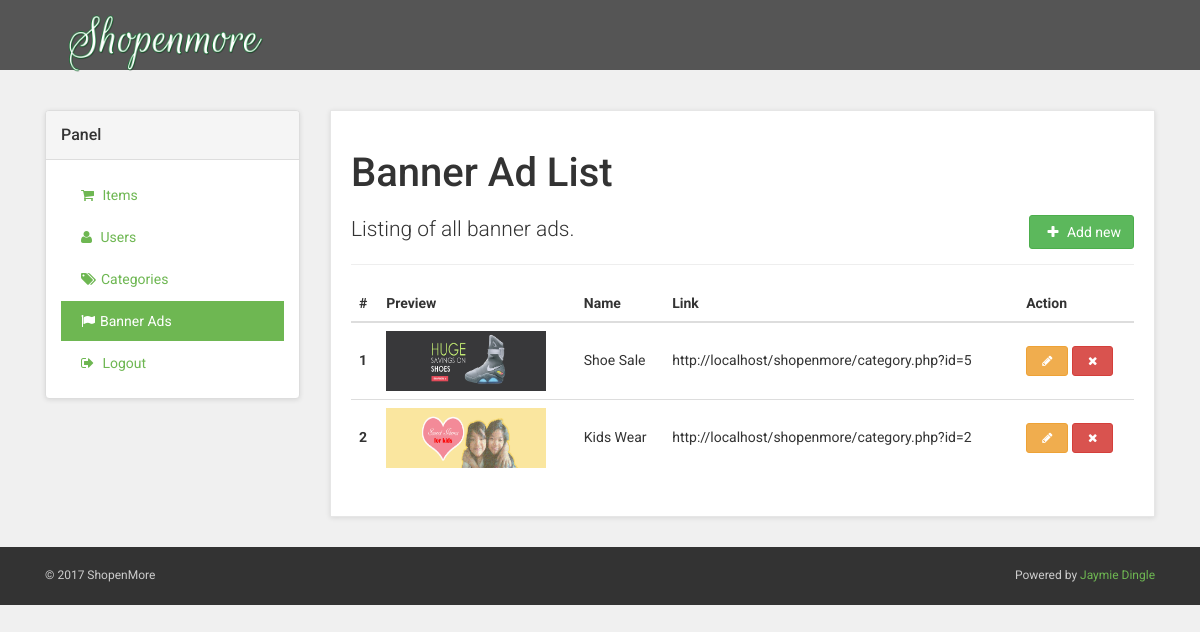
/admin/banners.php, run on the app's committed database.
### tables this page shows
CREATE TABLE `tb_banners` (
  `id` int(11) NOT NULL,
  `name` varchar(50) NOT NULL,
  `link` text NOT NULL,
  `image_url` text NOT NULL,
  `is_active` tinyint(1) NOT NULL DEFAULT '1'
);

CREATE TABLE `tb_site_info` (
  `id` int(11) NOT NULL,
  `title` varchar(50) NOT NULL,
  `tagline` text NOT NULL
);

### libs/meekrodb.2.3.class.php (called while the page is built, shortened)
<?php
class DB {
  protected static $mdb = null;
  public static function getMDB() {
    $mdb = DB::$mdb;
    if ($mdb === null) {
      $mdb = DB::$mdb = new MeekroDB();
    }
    $db_class_vars = get_class_vars('DB');
    return $mdb;
  }
  public static function query() { $args = func_get_args(); return call_user_func_array(array(DB::getMDB(), 'query'), $args); }
  public static function queryFirstRow() { $args = func_get_args(); return call_user_func_array(array(DB::getMDB(), 'queryFirstRow'), $args); }
}
class MeekroDB {
  public $dbName = '';
  public $user = '';
  public $password = '';
  public $host = 'localhost';
  public $port = null;
  public $encoding = 'latin1';
  public $param_char = '%';
  public $named_param_seperator = '_';
  public $connect_options = array(MYSQLI_OPT_CONNECT_TIMEOUT => 30);
  public $internal_mysql = null;
  public function __construct($host=null, $user=null, $password=null, $dbName=null, $port=null, $encoding=null) {
    if ($host === null) $host = DB::$host;
    if ($user === null) $user = DB::$user;
    if ($password === null) $password = DB::$password;
    if ($dbName === null) $dbName = DB::$dbName;
    if ($port === null) $port = DB::$port;
    if ($encoding === null) $encoding = DB::$encoding;
    $this->host = $host;
    $this->user = $user;
    $this->password = $password;
    $this->dbName = $dbName;
    $this->port = $port;
    $this->encoding = $encoding;
  }
  public function get() {
    $mysql = $this->internal_mysql;
    if (!($mysql instanceof MySQLi)) {
      if (! $this->port) $this->port = ini_get('mysqli.default_port');
      $mysql = new mysqli();
      foreach ($this->connect_options as $key => $value) {
        $mysql->options($key, $value);
      }
      $mysql->set_charset($this->encoding);
      $this->internal_mysql = $mysql;
    }
    return $mysql;
  }
  protected function preparseQueryParams() {
    $args = func_get_args();
    $sql = trim(strval(array_shift($args)));
    $args_all = $args;
    if (count($args_all) == 0) return array($sql);
    $param_char_length = strlen($this->param_char);
    $named_seperator_length = strlen($this->named_param_seperator);
    $types = array(
      $this->param_char . 'll',
      $this->param_char . 'ls',
      $this->param_char . 'l',
      $this->param_char . 'li',
      $this->param_char . 'ld',
      $this->param_char . 'lb',
      $this->param_char . 'lt',
      $this->param_char . 's',
      $this->param_char . 'i',
      $this->param_char . 'd',
      $this->param_char . 'b',
      $this->param_char . 't',
      $this->param_char . '?',
      $this->param_char . 'ss'
    );
    $posList = array();
    foreach ($types as $type) {
      $lastPos = 0;
      while (($pos = strpos($sql, $type, $lastPos)) !== false) {
        $lastPos = $pos + 1;
        $posList[$pos] = $type;
      }
    }
    ksort($posList);
    $chunkyQuery = array();
    $pos_adj = 0;
    foreach ($posList as $pos => $type) {
      $type = substr($type, $param_char_length);
      $length_type = strlen($type) + $param_char_length;
      $new_pos = $pos + $pos_adj;
      $new_pos_back = $new_pos + $length_type;
      $arg_number_length = 0;
      if ($arg_number_length = strspn($sql, '0123456789', $new_pos_back)) {
        $arg_number = substr($sql, $new_pos_back, $arg_number_length);
        if (! array_key_exists($arg_number, $args_all)) $this->nonSQLError("Non existent argument reference (arg $arg_number): $sql");
        $arg = $args_all[$arg_number];
      } else {
        $arg = array_shift($args);
      }
      if ($new_pos > 0) $chunkyQuery[] = substr($sql, 0, $new_pos);
      if (is_object($arg) && ($arg instanceof WhereClause)) {
        list($clause_sql, $clause_args) = $arg->textAndArgs();
        array_unshift($clause_args, $clause_sql);
        $preparsed_sql = call_user_func_array(array($this, 'preparseQueryParams'), $clause_args);
        $chunkyQuery = array_merge($chunkyQuery, $preparsed_sql);
      } else {
        $chunkyQuery[] = array('type' => $type, 'value' => $arg);
      }
      $sql = substr($sql, $new_pos_back + $arg_number_length);
      $pos_adj -= $new_pos_back + $arg_number_length;
    }
    return $chunkyQuery;
  }
  protected function escape($str) { return "'" . $this->get()->real_escape_string(strval($str)) . "'"; }
  protected function parseQueryParams() {
    $args = func_get_args();
    $chunkyQuery = call_user_func_array(array($this, 'preparseQueryParams'), $args);
    $query = '';
    foreach ($chunkyQuery as $chunk) {
      if (is_string($chunk)) {
        $query .= $chunk;
        continue;
      }
      $type = $chunk['type'];
      $arg = $chunk['value'];
      $result = '';
      if ($type == 's') $result = $this->escape($arg);
      $query .= $result;
    }
    return $query;
  }
  protected function prependCall($function, $args, $prepend) { array_unshift($args, $prepend); return call_user_func_array($function, $args); }
  public function query() { $args = func_get_args(); return $this->prependCall(array($this, 'queryHelper'), $args, 'assoc'); }
  protected function queryHelper() {
    $args = func_get_args();
    $type = array_shift($args);
    $db = $this->get();
    $is_buffered = true;
    $row_type = 'assoc';
    $full_names = false;
    $sql = call_user_func_array(array($this, 'parseQueryParams'), $args);
    $result = $db->query($sql, $is_buffered ? MYSQLI_STORE_RESULT : MYSQLI_USE_RESULT);
    $return = array();
    while ($row = ($row_type == 'assoc' ? $result->fetch_assoc() : $result->fetch_row())) {
      $return[] = $row;
    }
    return $return;
  }
  public function queryFirstRow() {
    $args = func_get_args();
    $result = call_user_func_array(array($this, 'query'), $args);
    if (!$result || !is_array($result)) return null;
    return reset($result);
  }
}
?>

### admin/banners.php (the view, shortened to what this page needs)
<?php include('includes/header.php'); ?>
<?php include('includes/top-bar.php'); ?>
<?php
$banners = DB::query("SELECT * FROM tb_banners WHERE is_active = 1");
?>
    <div id="all">
        <div id="content">
            <div class="container">
                <br>
                 <?php include('includes/admin-sidemenu.php'); ?>
                <div class="col-md-9" id="customer-orders">
                    <div class="box">
                        <h1>Banner Ad List</h1>
                        <a href="addbanner.php" class="btn btn-success pull-right"><i class="fa fa-plus" aria-hidden="true"></i> Add new</a>
                        <p class="lead">Listing of all banner ads.</p>
                        <hr>
                        <div class="table-responsive">
                            <table class="table table-hover">
                                <thead>
                                    <tr>
                                        <th>#</th>
                                        <th>Preview</th>
                                        <th>Name</th>
                                        <th>Link</th>
                                        <th>Action</th>
                                    </tr>
                                </thead>
                                <tbody>
                                    <?php foreach($banners as $key=>$banner) { ?>
                                    <tr>
                                        <th><?php echo ($key + 1); ?></th>
                                        <td>
                                            <img class="thumnail" style="width:160px;height:60px" src="uploads/banners/<?php echo ($banner['image_url']); ?>" />
                                        </td>
                                        <td>
                                            <?php echo ucwords($banner['name']); ?>
                                        </td>
                                        <td>
                                            <?php echo $banner['link']; ?>
                                        </td>
                                        <td>
                                            <a href="editbanner.php?id=<?php echo $banner['id']; ?>" class="btn btn-warning btn-sm" alt="Edit"><i class="fa fa-pencil" aria-hidden="true"></i></a>
                                            <a href="deletebanner.php?id=<?php echo $banner['id']; ?>" class="btn btn-danger btn-sm" alt="Delete"><i class="fa fa-times" aria-hidden="true"></i></a>
                                        </td>
                                    </tr>
                                    <?php } ?>
                                </tbody>
                            </table>
                        </div>
                    </div>
                </div>
            </div>
        </div>
    </div>
<?php include('includes/footer.php'); ?>

### admin/includes/footer.php (shortened to what this page needs)
        <div id="copyright">
            <div class="container">
                <div class="col-md-6">
                    <p class="pull-left">© <?php echo date('Y'); ?> <?php echo $site_data['title']; ?></p>
                </div>
                <div class="col-md-6">
                    <p class="pull-right">Powered by <a href="https://www.linkedin.com/in/jaymie-dingle-946aa3111/" target="_blank">Jaymie Dingle</a>
                    </p>
                </div>
            </div>
        </div>
</body>
</html>

### css/style.green.css (style rules this page uses)
a, button { -webkit-transition: all 0.2s ease-out; -moz-transition: all 0.2s ease-out; transition: all 0.2s ease-out; }
a i.fa, button i.fa { margin: 0 5px; }
p.lead { font-weight: 300; }
h1 { font-weight: 700; font-size: 40px; }
.box { background: #fff; margin: 0 0 30px; border: solid 1px #e6e6e6; -webkit-box-sizing: border-box; -moz-box-sizing: border-box; box-sizing: border-box; padding: 20px; -webkit-box-shadow: 0 1px 5px rgba(0, 0, 0, 0.1); box-shadow: 0 1px 5px rgba(0, 0, 0, 0.1); }
#content #customer-orders table tr th, #content #customer-orders table tr td { vertical-align: baseline; }
#copyright { background: #333; color: #ccc; padding: 20px 0; font-size: 12px; }
#copyright p { margin: 0; }
body { font-family: "Roboto", Helvetica, Arial, sans-serif; font-size: 14px; line-height: 1.42857143; color: #333333; background-color: #f0f0f0; }
a { color: #6eb752; text-decoration: none; }
hr { margin-top: 20px; margin-bottom: 20px; border: 0; border-top: 1px solid #eeeeee; }
.btn { font-weight: normal; font-family: "Roboto", Helvetica, Arial, sans-serif; padding: 6px 12px; font-size: 14px; line-height: 1.42857143; border-radius: 3px; }
.btn-sm { padding: 5px 10px; font-size: 12px; line-height: 1.5; border-radius: 3px; }
h1, h2, h3, h4, h5, h6, .h1, .h2, .h3, .h4, .h5, .h6 { font-family: inherit; font-weight: 500; line-height: 1.1; color: inherit; }
h1, .h1, h2, .h2, h3, .h3 { margin-top: 20px; margin-bottom: 20px; }
p, ul, ol { margin: 0 0 20px; }
.lead { margin-bottom: 20px; font-size: 16px; }
@media (min-width: 768px) { .lead { font-size: 21px; } }

### data on the page
tb_banners: image_url (picture), name "Shoe Sale", link "http://localhost/shopenmore/category.php?id=5"
tb_banners: image_url (picture), name "Kids Wear", link "http://localhost/shopenmore/category.php?id=2"
tb_site_info: title "ShopenMore"
